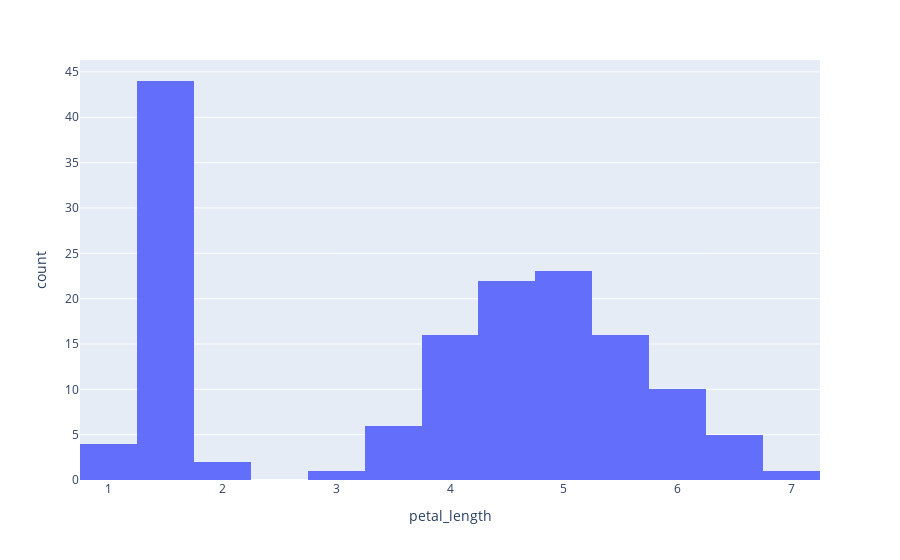

Here is the notebook cell this chart was saved with:
### Code cell
fig=px.histogram(df,x='petal_length')
fig

### Figure 1 — Plotly figure (JSON) as saved in the notebook; plotly's stock layout.template omitted (floating-point values rounded to 4 significant figures; data arrays with more than 128 entries replaced by an {"elided": "..."} marker saying what was removed)
{"data": [{"bingroup": "x", "hovertemplate": "petal_length=%{x}<br>count=%{y}<extra></extra>", "legendgroup": "", "marker": {"color": "#636efa", "pattern": {"shape": ""}}, "name": "", "orientation": "v", "showlegend": false, "type": "histogram", "x": {"elided": "150 float values"}, "xaxis": "x", "yaxis": "y"}], "layout": {"barmode": "relative", "legend": {"tracegroupgap": 0}, "margin": {"t": 60}, "xaxis": {"anchor": "y", "domain": [0, 1], "title": {"text": "petal_length"}}, "yaxis": {"anchor": "x", "domain": [0, 1], "title": {"text": "count"}}}}
